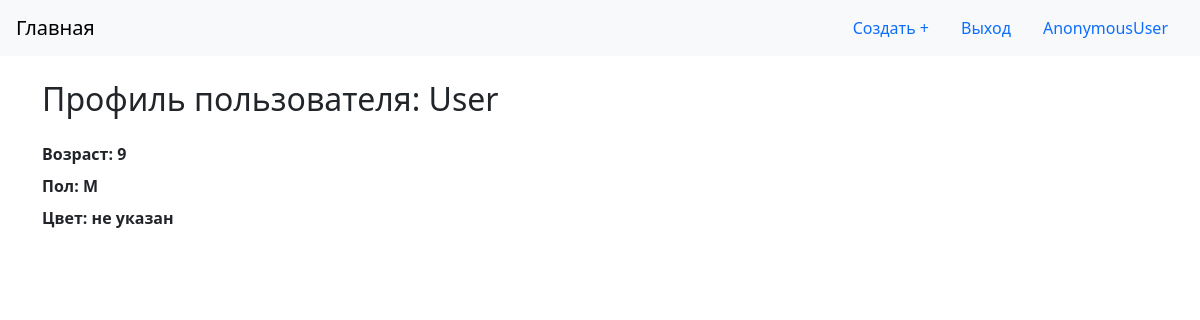
The page /profile/User/ on the database as committed earlier.
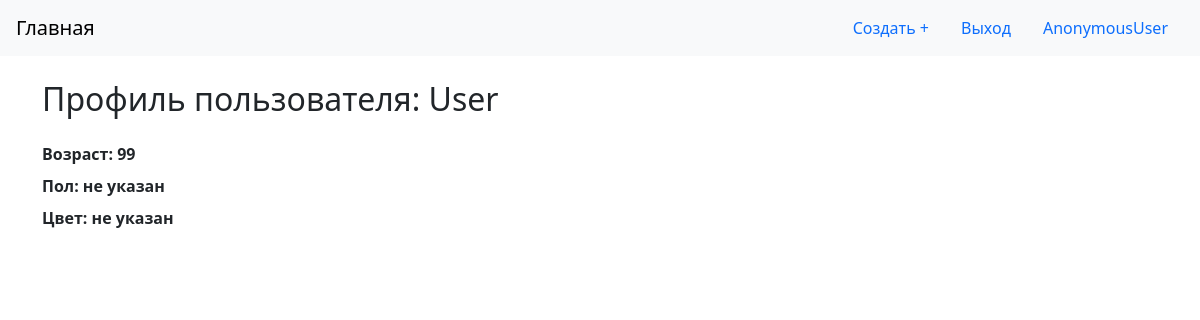
The same page on the database as committed later.
### people/models.py (models this page shows, shortened)
class Profile(models.Model):
    user = models.OneToOneField(User, on_delete=models.CASCADE)
    age = models.IntegerField(blank=True, null=True)
    GENDER_CHOICES = [
        ('M', 'М'),
        ('Ж', 'Ж'),
    ]
    Belie_Chorniy = [
        ("Ч", "Ч"),
        ("Б", "Б"),
    ]
    gender = models.CharField(max_length=1, choices=GENDER_CHOICES, blank=True, null=True)
    Beli_ili_chorniy = models.CharField(max_length=1, choices=Belie_Chorniy, blank=True, null=True)

### people/views.py (the view)
# urls.py: path('profile/', include('people.urls', namespace='people')),
def profile(request, username):
    user = User.objects.get(username=username)
    user_profile, created = Profile.objects.get_or_create(user=user)
    return render(request, 'people/profile.html', {'user': user, 'user_profile': user_profile})

### templates/people/profile.html (shortened to what this page needs)
{% extends "base.html" %}
{% block content %}
<div class="container mt-4">
  <h2 class="mt-4 mb-4">Профиль пользователя: {{ user.username }}</h2>
  {% if user_profile.age %}
    <strong>
    <p class="mb-2">Возраст: {{ user_profile.age }}</p>
    </strong>
  {% else %}
    <strong>
    <p class="mb-2">Возраст: не указан</p>
    </strong>
  {% endif %}
  {% if user_profile.gender %}
  <strong>
  <p class="mb-2">Пол: {{ user_profile.gender }}</p>
  </strong>
{% else %}
  <strong>
  <p class="mb-2">Пол: не указан</p>
  </strong>
{% endif %}
{% if user_profile.Beli_ili_chorniy %}
  <strong>
  <p class="mb-2">Цвет: {{ user_profile.Beli_ili_chorniy }}</p>
  </strong>
{% else %}
  <strong>
  <p class="mb-2">Цвет: не указан</p>
  </strong>
{% endif %}
</div>
{% endblock %}

### templates/base.html (shortened to what this page needs)
<link href="https://cdn.jsdelivr.net/npm/bootstrap@5.3.2/dist/css/bootstrap.min.css" rel="stylesheet">
<nav id="navbar-example2" class="navbar bg-body-tertiary px-3 mb-3">
  <a class="navbar-brand" href="/home/">Главная</a>
  <ul class="nav nav-pills">
    {% if request.user %}
    <li class="nav-item">
      <a class="nav-link" href="">Создать +</a>
    </li>
      <li class="nav-item">
        <a class="nav-link" href="/auth/logout/">Выход</a>
      </li>
      <li class="nav-item">
        <a class="nav-link" href="{% url 'people:profile' request.user %}">{{ request.user }}</a>
      </li>
    {% endif %}
  </ul>
</nav>
{% block content %}
{% endblock %}

Rows that differ between the two databases and show on the page:
changed Profile: age "9" → "99"; gender "M" → (not shown)
Other text that changed with them:
text no longer shown: "Пол:"
text now shown: "Пол: не указан"
